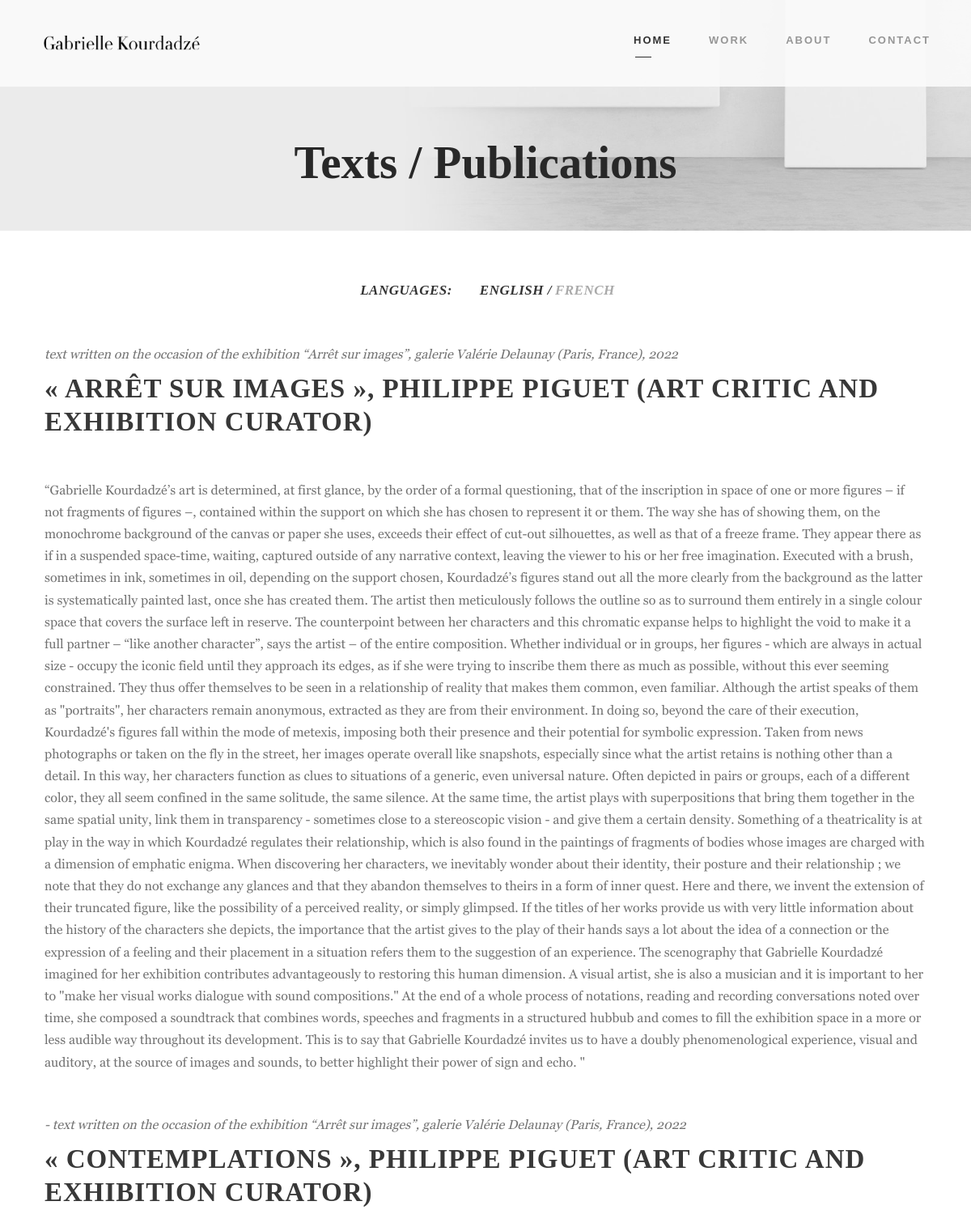
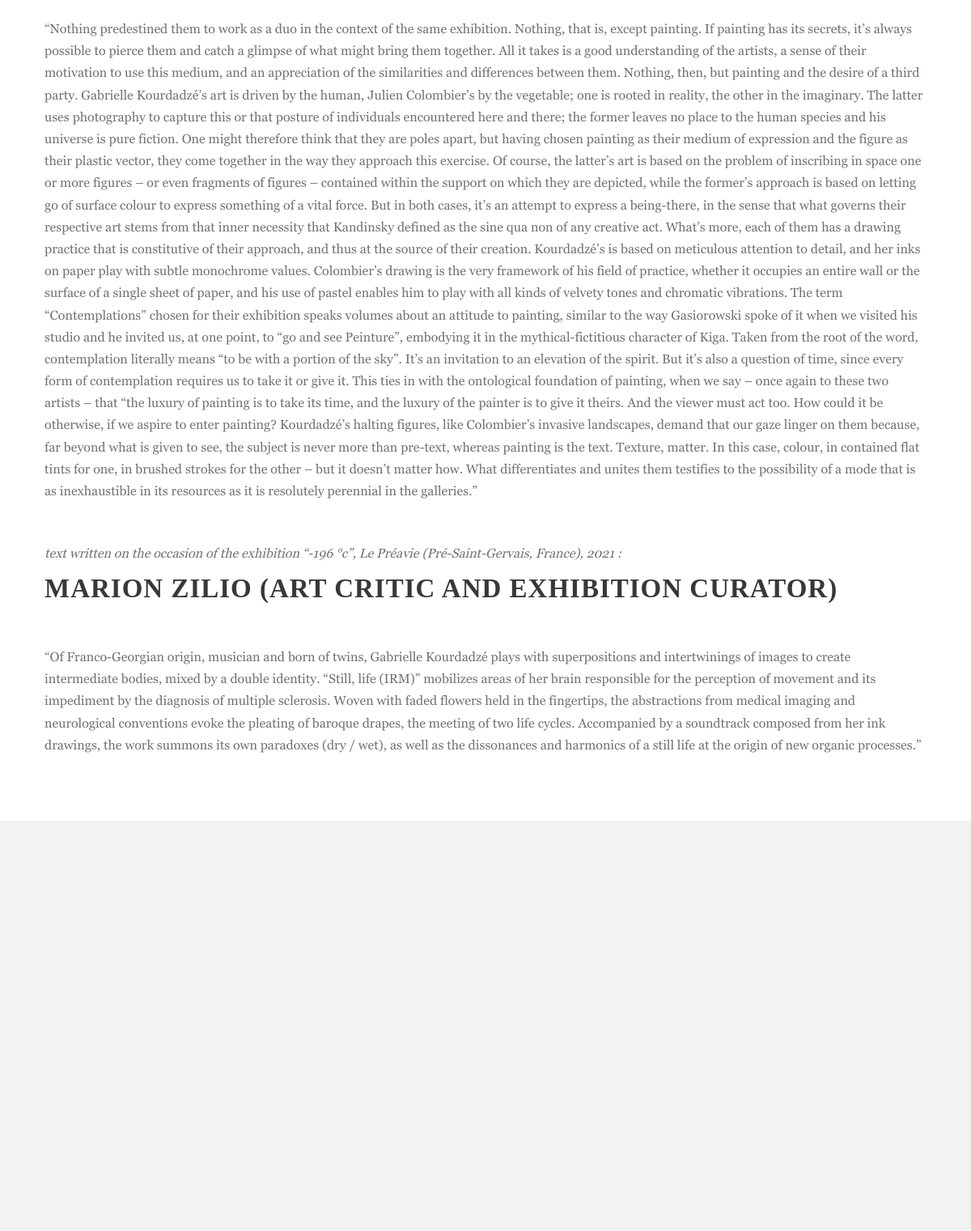
The page /texts-publications-en/ on the database its author committed (2 pictures, top to bottom).
### gallery/models.py (models this page shows, shortened)
class TextsPublications(models.Model):
    title_en = models.CharField(max_length=500)
    title_fr = models.CharField(max_length=500)
    subtitle_en = models.CharField(max_length=500)
    subtitle_fr = models.CharField(max_length=500)
    publication_en = models.TextField()
    publication_fr = models.TextField()

### gallery/views.py (the view)
# urls.py: path('texts-publications-en/', views.texts_publications_en, name='texts_publications_en'),
def texts_publications_en(request):
    texts_publications = TextsPublications.objects.all()
    return render(request, 'gallery/texts-publications.html', {'texts_publications': texts_publications})

### gallery/templates/gallery/texts-publications.html (shortened to what this page needs)
{% load static %}
{% include 'gallery/nav.html' %}
            <div class="kleanity-page-title-wrap  kleanity-style-medium kleanity-center-align">
                <div class="kleanity-header-transparent-substitute"></div>
                <div class="kleanity-page-title-overlay"></div>
                <div class="kleanity-page-title-container kleanity-container">
                    <div class="kleanity-page-title-content kleanity-item-pdlr">
                        <h1 class="kleanity-page-title">Texts / Publications</h1>
                    </div>
                </div>
            </div>
            <div class="kleanity-page-wrapper" id="kleanity-page-wrapper">
                <div class="gdlr-core-page-builder-body">
                    <div class="gdlr-core-pbf-wrapper ">
                        <div class="gdlr-core-pbf-wrapper-content gdlr-core-js ">
                            <div class="filter1 gdlr-core-filterer-wrap gdlr-core-js  gdlr-core-item-pdlr gdlr-core-style-text gdlr-core-center-align clearfix">
                                <ul class="filter-list">
                                    <li class="active">
                                        <a style="font-size: 17px; color: #333333;">Languages:</a> <span class="kleanity-separater"></span>
                                    </li>
                                    <li>
                                        <a href="{% url 'texts_publications_en' %}" style="font-size: 17px; color: #333333;">English /</a>
                                    </li>
                                    <li>
                                        <a href="{% url 'texts_publications_fr' %}" style="font-size: 17px;">French</a> <span class="kleanity-separater"></span>
                                    </li>
                                </ul>
                            </div>
                            {% for text in texts_publications %}
                            <div class="gdlr-core-pbf-wrapper-container clearfix gdlr-core-container">
                                <div class="gdlr-core-pbf-element">
                                    <div class="gdlr-core-title-item gdlr-core-item-pdb clearfix  gdlr-core-left-align gdlr-core-title-item-caption-top gdlr-core-item-pdlr" style="padding-bottom: 50px;"><span class="gdlr-core-title-item-caption gdlr-core-info-font gdlr-core-skin-caption">{{ text.subtitle_en }}</span>
                                        <div class="gdlr-core-title-item-title-wrap ">
                                            <h2 class="gdlr-core-title-item-title gdlr-core-skin-title " style="font-size: 33px;">{{ text.title_en }}</h2>
                                        </div>
                                    </div>
                                </div>
                                <div class="gdlr-core-pbf-element">
                                    <div class="gdlr-core-text-box-item gdlr-core-item-pdlr gdlr-core-item-pdb gdlr-core-left-align">
                                        <div class="gdlr-core-text-box-item-content">
                                            <p>{{ text.publication_en }}</p>
                                        </div>
                                    </div>
                                </div>
                            </div>
                            {% endfor %}
                        </div>
                    </div>
                </div>
            </div>
            <div class="gdlr-core-pbf-wrapper " style="padding: 95px 0px 45px 0px;">
    <div class="gdlr-core-pbf-background-wrap" style="background-color: #f2f2f2 ;"></div>
</div>
        </div>
    </div>
{% include 'gallery/footer.html' %}

### static/css/kleanity-style-custom.css (style rules this page uses)
.kleanity-body h1, .kleanity-body h2, .kleanity-body h3, .kleanity-body h4, .kleanity-body h5, .kleanity-body h6 { margin-top: 0px; margin-bottom: 20px; line-height: 1.2; font-weight: 700; }
.gdlr-core-filterer-wrap.gdlr-core-style-text { font-size: 16px; font-weight: normal; text-transform: none; font-style: italic; }
.kleanity-item-pdlr, .gdlr-core-item-pdlr { padding-left: 20px; padding-right: 20px; }
.kleanity-container, .gdlr-core-container, body.kleanity-boxed .kleanity-body-wrapper, body.kleanity-boxed .kleanity-fixed-footer .kleanity-footer-wrapper, body.kleanity-boxed .kleanity-fixed-footer .kleanity-copyright-wrapper { max-width: 1280px; }
.kleanity-body-front .gdlr-core-container, .kleanity-body-front .kleanity-container { padding-left: 35px; padding-right: 35px; }
.kleanity-page-title-wrap .kleanity-page-title { text-transform: default; }
.kleanity-page-title-wrap .kleanity-page-title-overlay { opacity: 0.04; }
.kleanity-body h1, .kleanity-body h2, .kleanity-body h3, .kleanity-body h4, .kleanity-body h5, .kleanity-body h6, .kleanity-body .kleanity-title-font,.kleanity-body .gdlr-core-title-font { font-family: ArcaMojora; }
.kleanity-body, .kleanity-body .gdlr-core-content-font, .kleanity-body input, .kleanity-body textarea, .kleanity-body button, .kleanity-body select, .kleanity-body .kleanity-content-font, .gdlr-core-audio .mejs-container * { font-family: "Lora", serif; }
.kleanity-body .gdlr-core-info-font, .kleanity-body .kleanity-info-font { font-family: "Lora", serif; }
.kleanity-body h1 { font-size: 52px; }
.kleanity-body h2, #poststuff .gdlr-core-page-builder-body h2 { font-size: 48px; }
.kleanity-body { font-size: 16px; }
.kleanity-body, .kleanity-body p, .kleanity-line-height, .gdlr-core-line-height { line-height: 1.7; }
.kleanity-page-title-wrap .kleanity-page-title { color: #282828; }
.kleanity-page-title-wrap .kleanity-page-title-overlay { background-color: #2d2d2d; }
.kleanity-body, .kleanity-body span.wpcf7-not-valid-tip { color: #727272; }
.kleanity-body h1, .kleanity-body h2, .kleanity-body h3, .kleanity-body h4, .kleanity-body h5, .kleanity-body h6 { color: #383838; }
.kleanity-body a { color: #545454; }
.gdlr-core-filterer-wrap.gdlr-core-style-text a, .gdlr-core-filterer-wrap.gdlr-core-style-text span { color: #aaaaaa; }
.gdlr-core-title-item .gdlr-core-title-item-title, .gdlr-core-title-item .gdlr-core-title-item-title a { color: #383838; }
.gdlr-core-title-item .gdlr-core-title-item-caption { color: #747474; }

### rows shown on the page
TextsPublications: subtitle_en "text written on the occasion of the exhibition “Arrêt sur images”, galerie Valérie Delaunay (Paris, France), 2022", title_en "« ARRÊT SUR IMAGES », PHILIPPE PIGUET (ART CRITIC AND EXHIBITION CURATOR)", publication_en "“Gabrielle Kourdadzé’s art is determined, at first glance, by the order of a formal questioning, that of the inscription in space of one or more figures – if not fragments of figures –, contained within the support on which she has chosen to represent it or them. The way she has of showing them, on the monochrome background of the canvas or paper she uses, exceeds their effect of cut-out silhouettes, as well as that of a freeze frame. They appear there as if in a suspended space-time, waiting, captured outside of any narrative context, leaving the viewer to his or her free imagination. Executed with a brush, sometimes in ink, sometimes in oil, depending on the support chosen, Kourdadzé’s…"
TextsPublications: subtitle_en "- text written on the occasion of the exhibition “Arrêt sur images”, galerie Valérie Delaunay (Paris, France), 2022", title_en "« CONTEMPLATIONS », PHILIPPE PIGUET (ART CRITIC AND EXHIBITION CURATOR)", publication_en "“Nothing predestined them to work as a duo in the context of the same exhibition. Nothing, that is, except painting. If painting has its secrets, it’s always possible to pierce them and catch a glimpse of what might bring them together. All it takes is a good understanding of the artists, a sense of their motivation to use this medium, and an appreciation of the similarities and differences between them. Nothing, then, but painting and the desire of a third party. Gabrielle Kourdadzé’s art is driven by the human, Julien Colombier’s by the vegetable; one is rooted in reality, the other in the imaginary. The latter uses photography to capture this or that posture of individuals encountered…"
TextsPublications: subtitle_en "text written on the occasion of the exhibition “-196 °c”, Le Préavie (Pré-Saint-Gervais, France), 2021 :", title_en "MARION ZILIO (ART CRITIC AND EXHIBITION CURATOR)", publication_en "“Of Franco-Georgian origin, musician and born of twins, Gabrielle Kourdadzé plays with superpositions and intertwinings of images to create intermediate bodies, mixed by a double identity. “Still, life (IRM)” mobilizes areas of her brain responsible for the perception of movement and its impediment by the diagnosis of multiple sclerosis. Woven with faded flowers held in the fingertips, the abstractions from medical imaging and neurological conventions evoke the pleating of baroque drapes, the meeting of two life cycles. Accompanied by a soundtrack composed from her ink drawings, the work summons its own paradoxes (dry / wet), as well as the dissonances and harmonics of a still life at the…"
